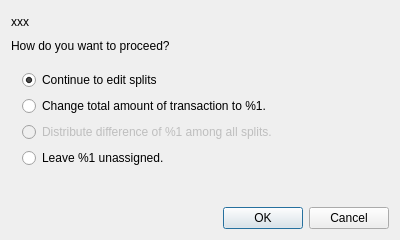
<?xml version="1.0" encoding="UTF-8"?>
<ui version="4.0">
 <class>SplitAdjustDialog</class>
 <widget class="QDialog" name="SplitAdjustDialog">
  <property name="geometry">
   <rect>
    <x>0</x>
    <y>0</y>
    <width>400</width>
    <height>240</height>
   </rect>
  </property>
  <property name="windowTitle">
   <string>Dialog</string>
  </property>
  <layout class="QVBoxLayout" name="verticalLayout">
   <item>
    <widget class="QLabel" name="explanation">
     <property name="sizePolicy">
      <sizepolicy hsizetype="Preferred" vsizetype="MinimumExpanding">
       <horstretch>0</horstretch>
       <verstretch>0</verstretch>
      </sizepolicy>
     </property>
     <property name="focusPolicy">
      <enum>Qt::NoFocus</enum>
     </property>
     <property name="text">
      <string notr="true">xxx</string>
     </property>
     <property name="wordWrap">
      <bool>true</bool>
     </property>
    </widget>
   </item>
   <item>
    <widget class="QLabel" name="question">
     <property name="enabled">
      <bool>true</bool>
     </property>
     <property name="text">
      <string>How do you want to proceed?</string>
     </property>
     <property name="wordWrap">
      <bool>false</bool>
     </property>
    </widget>
   </item>
   <item>
    <widget class="QFrame" name="frame">
     <property name="frameShape">
      <enum>QFrame::NoFrame</enum>
     </property>
     <layout class="QVBoxLayout">
      <property name="spacing">
       <number>6</number>
      </property>
      <property name="margin" stdset="0">
       <number>11</number>
      </property>
      <item>
       <widget class="QRadioButton" name="continueBtn">
        <property name="text">
         <string>Continue to edit splits</string>
        </property>
        <property name="checked">
         <bool>true</bool>
        </property>
       </widget>
      </item>
      <item>
       <widget class="QRadioButton" name="changeBtn">
        <property name="text">
         <string notr="true">Change total amount of transaction to %1.</string>
        </property>
       </widget>
      </item>
      <item>
       <widget class="QRadioButton" name="distributeBtn">
        <property name="enabled">
         <bool>false</bool>
        </property>
        <property name="text">
         <string notr="true">Distribute difference of %1 among all splits.</string>
        </property>
       </widget>
      </item>
      <item>
       <widget class="QRadioButton" name="leaveBtn">
        <property name="text">
         <string notr="true">Leave %1 unassigned.</string>
        </property>
       </widget>
      </item>
     </layout>
    </widget>
   </item>
   <item>
    <spacer name="verticalSpacer">
     <property name="orientation">
      <enum>Qt::Vertical</enum>
     </property>
     <property name="sizeHint" stdset="0">
      <size>
       <width>20</width>
       <height>2</height>
      </size>
     </property>
    </spacer>
   </item>
   <item>
    <widget class="QDialogButtonBox" name="buttonBox">
     <property name="orientation">
      <enum>Qt::Horizontal</enum>
     </property>
     <property name="standardButtons">
      <set>QDialogButtonBox::Cancel|QDialogButtonBox::Ok</set>
     </property>
    </widget>
   </item>
  </layout>
 </widget>
 <resources/>
 <connections>
  <connection>
   <sender>buttonBox</sender>
   <signal>accepted()</signal>
   <receiver>SplitAdjustDialog</receiver>
   <slot>accept()</slot>
   <hints>
    <hint type="sourcelabel">
     <x>224</x>
     <y>213</y>
    </hint>
    <hint type="destinationlabel">
     <x>157</x>
     <y>238</y>
    </hint>
   </hints>
  </connection>
  <connection>
   <sender>buttonBox</sender>
   <signal>rejected()</signal>
   <receiver>SplitAdjustDialog</receiver>
   <slot>reject()</slot>
   <hints>
    <hint type="sourcelabel">
     <x>292</x>
     <y>219</y>
    </hint>
    <hint type="destinationlabel">
     <x>286</x>
     <y>238</y>
    </hint>
   </hints>
  </connection>
 </connections>
</ui>
